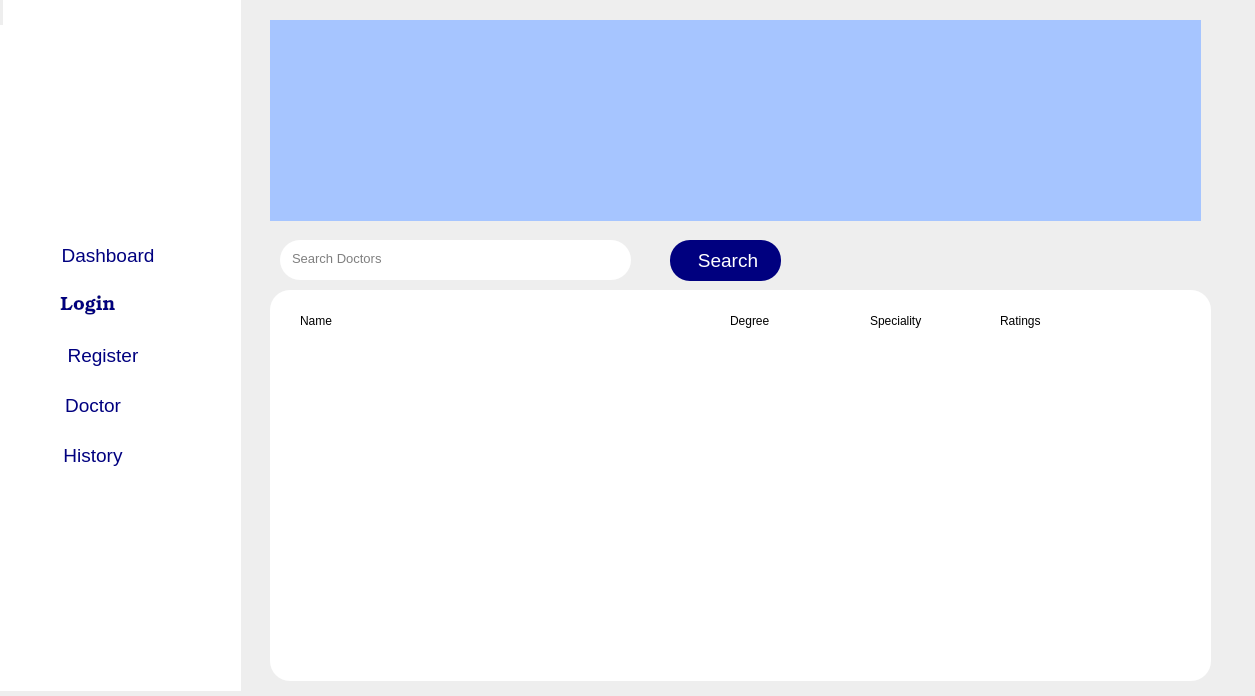
<?xml version="1.0" encoding="UTF-8"?>
<ui version="4.0">
 <class>MainDashboard</class>
 <widget class="QWidget" name="MainDashboard">
  <property name="geometry">
   <rect>
    <x>0</x>
    <y>0</y>
    <width>1255</width>
    <height>696</height>
   </rect>
  </property>
  <property name="windowTitle">
   <string>MainWindow</string>
  </property>
  <property name="styleSheet">
   <string notr="true">background-color: rgb(238, 238, 238);</string>
  </property>
  <widget class="QWidget" name="centralwidget" native="true">
   <property name="geometry">
    <rect>
     <x>0</x>
     <y>0</y>
     <width>241</width>
     <height>691</height>
    </rect>
   </property>
   <widget class="QWidget" name="widget" native="true">
    <property name="geometry">
     <rect>
      <x>0</x>
      <y>0</y>
      <width>241</width>
      <height>711</height>
     </rect>
    </property>
    <property name="styleSheet">
     <string notr="true">background-color: rgb(255, 255, 255);</string>
    </property>
    <widget class="QLabel" name="label">
     <property name="geometry">
      <rect>
       <x>40</x>
       <y>30</y>
       <width>161</width>
       <height>161</height>
      </rect>
     </property>
     <property name="text">
      <string/>
     </property>
     <property name="pixmap">
      <pixmap>images/medical-logo.jpg</pixmap>
     </property>
    </widget>
    <widget class="QPushButton" name="loginButton">
     <property name="geometry">
      <rect>
       <x>40</x>
       <y>290</y>
       <width>91</width>
       <height>31</height>
      </rect>
     </property>
     <property name="font">
      <font>
       <family>Bookman Old Style</family>
       <pointsize>14</pointsize>
      </font>
     </property>
     <property name="cursor">
      <cursorShape>PointingHandCursor</cursorShape>
     </property>
     <property name="styleSheet">
      <string notr="true">QPushButton#loginButton{
	background-color:rgb(255, 255, 255);
	border-radius:15px;
	padding-left:5px;
	color:rgb(0, 0, 127);
}

QPushButton#loginButton:hover{
	color:rgb(255, 255, 255);
	background-color:rgb(0, 0, 127);
}</string>
     </property>
     <property name="text">
      <string>Login</string>
     </property>
    </widget>
    <widget class="QPushButton" name="registerButton">
     <property name="geometry">
      <rect>
       <x>40</x>
       <y>340</y>
       <width>121</width>
       <height>31</height>
      </rect>
     </property>
     <property name="font">
      <font>
       <pointsize>14</pointsize>
      </font>
     </property>
     <property name="cursor">
      <cursorShape>PointingHandCursor</cursorShape>
     </property>
     <property name="styleSheet">
      <string notr="true">QPushButton#registerButton{
	background-color:rgb(255, 255, 255);
	border-radius:15px;
	padding-left:5px;
	color:rgb(0, 0, 127);
}

QPushButton#registerButton:hover{
	color:rgb(255, 255, 255);
	background-color:rgb(0, 0, 127);
}</string>
     </property>
     <property name="text">
      <string>Register</string>
     </property>
    </widget>
    <widget class="QPushButton" name="dashboardButton">
     <property name="geometry">
      <rect>
       <x>40</x>
       <y>240</y>
       <width>131</width>
       <height>31</height>
      </rect>
     </property>
     <property name="font">
      <font>
       <pointsize>14</pointsize>
      </font>
     </property>
     <property name="cursor">
      <cursorShape>PointingHandCursor</cursorShape>
     </property>
     <property name="styleSheet">
      <string notr="true">QPushButton#dashboardButton{
	background-color:rgb(255, 255, 255);
	border-radius:15px;
	padding-left:5px;
	color:rgb(0, 0, 127);
}

QPushButton#dashboardButton:hover{
	color:rgb(255, 255, 255);
	background-color:rgb(0, 0, 127);
}</string>
     </property>
     <property name="text">
      <string>Dashboard</string>
     </property>
    </widget>
    <widget class="QPushButton" name="doctorButton">
     <property name="geometry">
      <rect>
       <x>40</x>
       <y>390</y>
       <width>101</width>
       <height>31</height>
      </rect>
     </property>
     <property name="font">
      <font>
       <pointsize>14</pointsize>
      </font>
     </property>
     <property name="cursor">
      <cursorShape>PointingHandCursor</cursorShape>
     </property>
     <property name="styleSheet">
      <string notr="true">QPushButton#doctorButton{
	background-color:rgb(255, 255, 255);
	border-radius:15px;
	padding-left:5px;
	color:rgb(0, 0, 127);
}

QPushButton#doctorButton:hover{
	color:rgb(255, 255, 255);
	background-color:rgb(0, 0, 127);
}</string>
     </property>
     <property name="text">
      <string>Doctor</string>
     </property>
    </widget>
    <widget class="QPushButton" name="historyButton">
     <property name="geometry">
      <rect>
       <x>40</x>
       <y>440</y>
       <width>101</width>
       <height>31</height>
      </rect>
     </property>
     <property name="font">
      <font>
       <pointsize>14</pointsize>
      </font>
     </property>
     <property name="cursor">
      <cursorShape>PointingHandCursor</cursorShape>
     </property>
     <property name="styleSheet">
      <string notr="true">QPushButton#historyButton{
	background-color:rgb(255, 255, 255);
	border-radius:15px;
	padding-left:5px;
	color:rgb(0, 0, 127);
}

QPushButton#historyButton:hover{
	color:rgb(255, 255, 255);
	background-color:rgb(0, 0, 127);
}</string>
     </property>
     <property name="text">
      <string>History</string>
     </property>
    </widget>
   </widget>
   <widget class="QWidget" name="widget_2" native="true">
    <property name="geometry">
     <rect>
      <x>270</x>
      <y>80</y>
      <width>120</width>
      <height>80</height>
     </rect>
    </property>
   </widget>
  </widget>
  <widget class="QStatusBar" name="statusbar">
   <property name="geometry">
    <rect>
     <x>0</x>
     <y>0</y>
     <width>3</width>
     <height>25</height>
    </rect>
   </property>
  </widget>
  <widget class="QLineEdit" name="doctorSearchText">
   <property name="geometry">
    <rect>
     <x>280</x>
     <y>240</y>
     <width>351</width>
     <height>40</height>
    </rect>
   </property>
   <property name="font">
    <font>
     <pointsize>10</pointsize>
    </font>
   </property>
   <property name="styleSheet">
    <string notr="true">background-color:rgb(255,255,255);
border-radius:20px;
padding-left:10px;
padding-bottom:3px</string>
   </property>
   <property name="placeholderText">
    <string>Search Doctors</string>
   </property>
  </widget>
  <widget class="QPushButton" name="doctorSearchButton">
   <property name="geometry">
    <rect>
     <x>670</x>
     <y>240</y>
     <width>111</width>
     <height>41</height>
    </rect>
   </property>
   <property name="font">
    <font>
     <pointsize>14</pointsize>
    </font>
   </property>
   <property name="cursor">
    <cursorShape>PointingHandCursor</cursorShape>
   </property>
   <property name="styleSheet">
    <string notr="true">QPushButton#doctorSearchButton{
	border-radius:20px;
	padding-left:5px;
	color:rgb(255, 255, 255);
	background-color:rgb(0, 0, 127);
}
</string>
   </property>
   <property name="text">
    <string>Search</string>
   </property>
  </widget>
  <widget class="QWidget" name="widget_3" native="true">
   <property name="geometry">
    <rect>
     <x>270</x>
     <y>290</y>
     <width>941</width>
     <height>391</height>
    </rect>
   </property>
   <property name="styleSheet">
    <string notr="true">background-color: rgb(255, 255, 255);
border-radius:20px;</string>
   </property>
   <widget class="QLabel" name="label_2">
    <property name="geometry">
     <rect>
      <x>30</x>
      <y>20</y>
      <width>71</width>
      <height>21</height>
     </rect>
    </property>
    <property name="text">
     <string>Name</string>
    </property>
   </widget>
   <widget class="QLabel" name="label_3">
    <property name="geometry">
     <rect>
      <x>460</x>
      <y>20</y>
      <width>71</width>
      <height>21</height>
     </rect>
    </property>
    <property name="text">
     <string>Degree</string>
    </property>
   </widget>
   <widget class="QLabel" name="label_4">
    <property name="geometry">
     <rect>
      <x>600</x>
      <y>20</y>
      <width>71</width>
      <height>21</height>
     </rect>
    </property>
    <property name="text">
     <string>Speciality</string>
    </property>
   </widget>
   <widget class="QLabel" name="label_5">
    <property name="geometry">
     <rect>
      <x>730</x>
      <y>20</y>
      <width>71</width>
      <height>21</height>
     </rect>
    </property>
    <property name="text">
     <string>Ratings</string>
    </property>
   </widget>
  </widget>
  <widget class="QLabel" name="label_6">
   <property name="geometry">
    <rect>
     <x>270</x>
     <y>20</y>
     <width>931</width>
     <height>201</height>
    </rect>
   </property>
   <property name="styleSheet">
    <string notr="true">padding-left:150px;
background-color: rgb(166, 197, 255);</string>
   </property>
   <property name="text">
    <string/>
   </property>
   <property name="pixmap">
    <pixmap>images/dashboard_img.jpg</pixmap>
   </property>
  </widget>
 </widget>
 <resources/>
 <connections/>
</ui>
